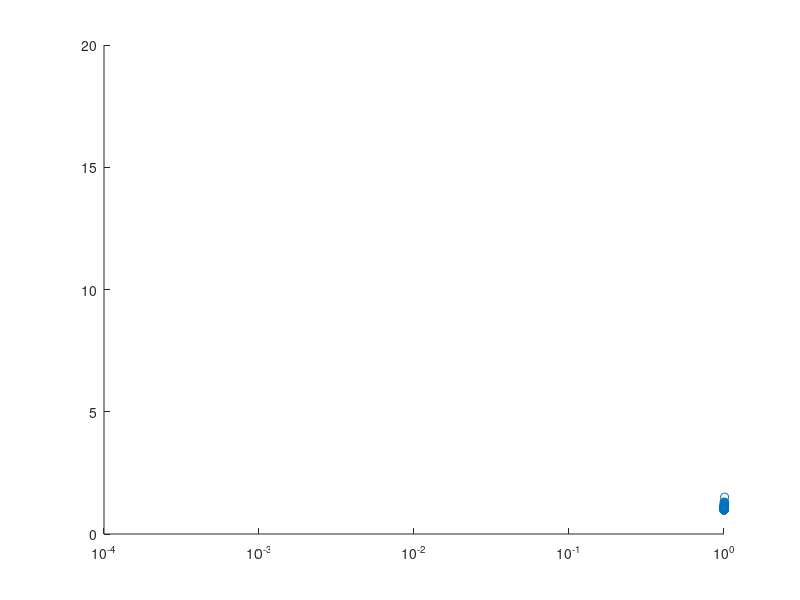

Write the MATLAB code that produced this figure. (Note: this script raises an error after producing the figure.)
clear
for f=1:200
    
        
    r=.33;
    gamma=.011;
    koff=.0045;
    kon=.00027*10^(f/40);

    XD(1) = 1; %XD  --> 0 or 1; I or A 
    XR(1) = 1; %XR  --> mRNA # 

    c=[koff kon r gamma];     %R1: I -> A, R2: A -> I, R3: m -> m+1, R4: m -> m-1 

    MaxT=1000;
    for i=1:MaxT

        h=[1-XD(i) XD(i) XD(i) XR(i)];
        a=h.*c;
        a0=sum(a); a1=a(1); a2=a(1)+a(2); a3=a(1)+a(2)+a(3);

        Random1 = rand;
        Random2 = rand;

        tau(i) = (1/a0)*log(1/Random1);

        if 0 < Random2*a0 && Random2*a0 <= a1
            XD(i+1) = 1-XD(i);
            XR(i+1) = XR(i);
        elseif a1 < Random2*a0 && Random2*a0 <= (a2)
            XD(i+1) = 1-XD(i);
            XR(i+1) = XR(i);
        elseif (a2) < Random2*a0 && Random2*a0 <= (a3)

            XD(i+1) = XD(i);
            XR(i+1) = XR(i)+1;
        elseif (a3) < Random2*a0 && Random2*a0<= a0
            XD(i+1) = XD(i);
            XR(i+1) = XR(i)-1;
        end
    end



    MeanM=sum(XR(1:end-1).*tau)/sum(tau);
    SecondMoment=sum((XR(1:end-1).^2).*tau)/sum(tau);

    VarianceM=SecondMoment-MeanM^2;
    Fanofactor(f)=(SecondMoment-(MeanM.^2))/MeanM;

    fcin(f) = (1+kon/koff)^(-1);
    kof(f) = koff;
    konn(f)= kon;
    Mean_M(f) = MeanM;
    Mean_M_Max = max(Mean_M(f));

end 
scatter(fcin,Fanofactor);
set(gca,'xscale','log');

Curve_fit_function(fcin, Fanofactor);